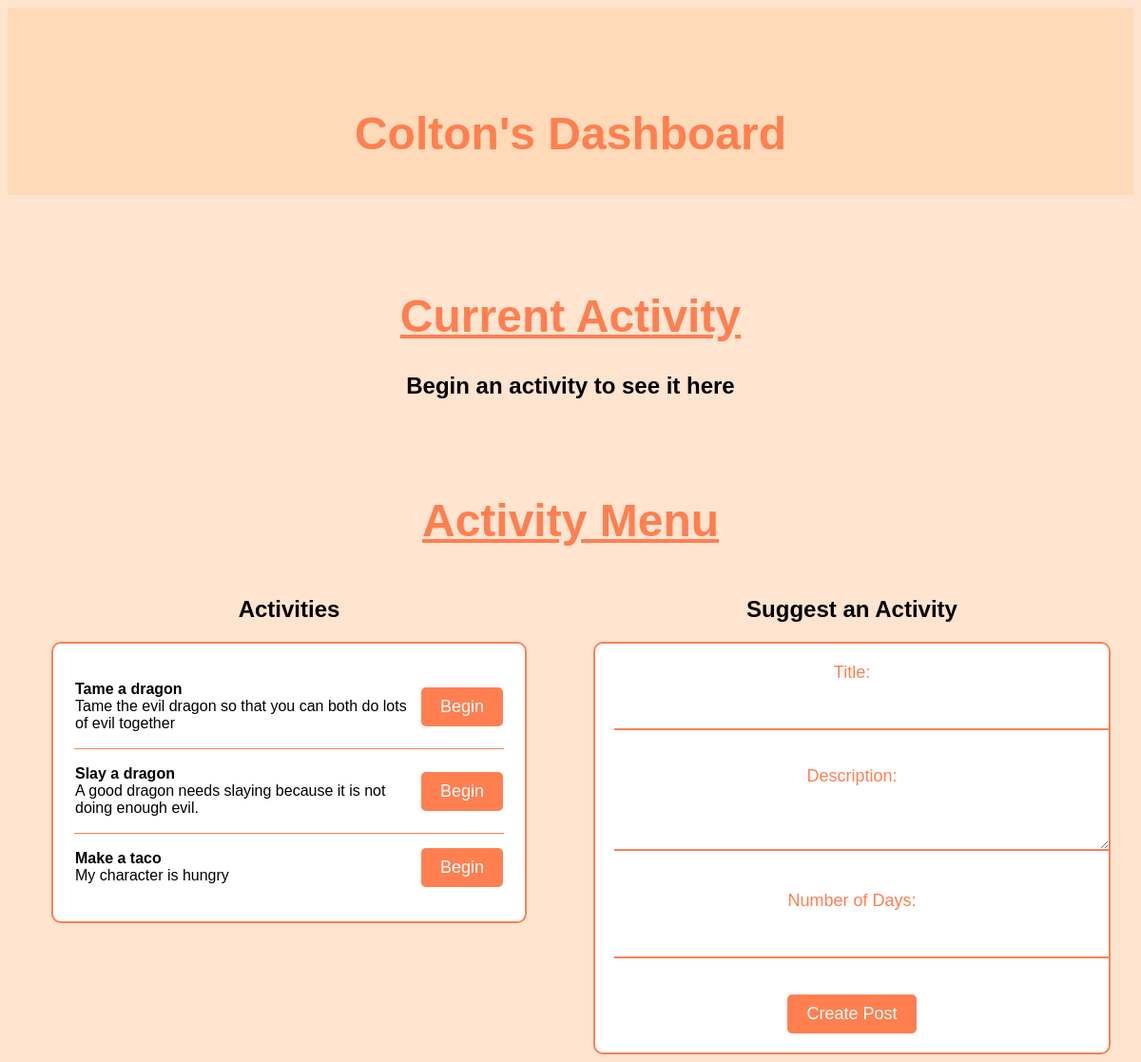
/downtimeTracker/dashboard/Colton, run on the app's committed database.
### DowntimeTracker/models.py (models this page shows, shortened)
class Activity(models.Model):
    title = models.CharField(max_length=30, help_text='Name of this type of Activity')
    description = models.CharField(max_length=150, help_text="The description of the Activity")
    player = models.CharField(max_length=30, help_text="Name of player currently working", default="")
    date_started = models.DateField(null=True, blank=True)
    days = models.IntegerField(default=7) #TODO: Figure out params
    days_completed = models.IntegerField(default=0) #TODO: Figure out params
    hidden = models.BooleanField(default=False, help_text="Can all players see this activity?")
    class Meta: ordering = ['-title']

### DowntimeTracker/views.py (the view)
# urls.py: path('dashboard/<name>', views.dashboard, name='dashboard'),
def dashboard(request, name):
    current_activitys = Activity.objects.filter(player=name)
    all_activities = Activity.objects.filter(hidden=False)
    status = [a.player == name for a in all_activities]
    if request.method == "POST":
        title = request.POST.get("title")
        description = request.POST.get("description")
        days = request.POST.get("days")
        new_activity = Activity(title=title, description=description, days=days, player="", days_completed=0, hidden=True, date_started=None)
        new_activity.save()
    if len(current_activitys) > 0:
        current_activity = current_activitys[0]
        days_completed = (datetime.date.today() - current_activity.date_started).days + current_activity.days_completed
        percentage = int(round(days_completed / current_activity.days, 2) * 100)
    else:
        current_activity = None
        percentage = 0
        days_completed = 0
    return render(request, "dashboard.html",
                   {"name": name,
                    "currentActivity": current_activity,
                    "daysCompleted": days_completed,
                    "percentage":  percentage,
                    "allActivities":zip(all_activities,status)})

### DowntimeTracker/templates/dashboard.html (shortened to what this page needs)
{% load static %}
<!DOCTYPE html>
<html lang="en">
	<head>
        <link rel="stylesheet" href="{% static 'style.css' %}">
    </head>
	<body>
        <div class="header">
            <h1><strong>{{ name }}'s Dashboard</strong></h1>
        </div>
        <div>
            <h1><u>Current Activity</u></h1>
            {% if currentActivity %}
                <h2>{{ currentActivity.title }}</h2>
                <h3>{{ daysCompleted }} / {{ currentActivity.days }} Day's Completed</h3>
                <div class="progress">
                    <div class="progress-bar" data-percentage="{{percentage}}" id="my-progress-bar">
                    </div>
                </div>
            {% else %}
                <h2>Begin an activity to see it here</h2>
            {% endif %}
        </div>
        <h1><u>Activity Menu</u></h1>
        <div class="main-row">
            <div class="column">
                <h2>Activities</h2>
                <table style="width: 100%;" class="activity-list">
                    {% for activity, status in allActivities %}
                    {% block activity %}
                    <form action="/downtimeTracker/begin_activity" method="post">
                        <td class="row">
                            <p style="display: inline-block; text-align: left;" class="column"><strong>{{ activity.title }}</strong><br>{{ activity.description }}</p>
                            <input type="submit" value="Begin" class="align-right; column; button" {{ status|yesno:'disabled,,'}}>
                        </td>
                    </form>
                    {% endblock %}
                    {% endfor %}
                </table>
            </div>
            <div class="column">
                <h2>Suggest an Activity</h2>
                {% block content %}
                    <form method="POST">
                        <label for="title">Title:</label>
                        <input type="text" id="title" name="title" required><br><br>
                        <label for="description">Description:</label>
                        <textarea id="description" name="description" required></textarea><br><br>
                        <label for="days">Number of Days:</label>
                        <input type="number" id="days" name="days" min="1" max="365" required><br><br>
                        <input class='button' type="submit" value="Create Post">
                    </form>
                {% endblock %}
            </div>
        </div>
	</body>
</html>

### DowntimeTracker/static/style.css (style rules this page uses)
.header { color: black; width: 100%; position: fixed; background: peachpuff; padding: 5px 0; top: 0; left: 0; position: sticky; }
.row { display: flex; align-items: center; }
.row:not(:last-child) { border-bottom: coral 1px solid; }
.main-row { display: flex; align-items: top; }
.column { flex: 50%; }
body { font-family: Arial, sans-serif; background-color: #f2f2f2; text-align: center; }
h1 { margin-top: 100px; font-size: 48px; color: #333; }
.button { background-color: coral; color: white; padding: 10px 20px; font-size: 18px; border: none; border-radius: 5px; cursor: pointer; }
body { background-color: #FFE4D0; }
h1 { color: coral; text-align: center; }
form { margin: 0 auto; max-width: 500px; padding: 20px; border: 2px solid coral; border-radius: 10px; background-color: white; }
.activity-list { margin: 0 auto; max-width: 500px; padding: 20px; border: 2px solid coral; border-radius: 10px; background-color: white; }
label { display: block; margin-bottom: 10px; color: coral; font-size: 18px; }
input[type="text"], textarea, input[type="number"] { width: 100%; padding: 10px; font-size: 16px; border: none; border-bottom: 2px solid coral; margin-bottom: 20px; }
input[type="submit"] { background-color: coral; color: white; padding: 10px 20px; font-size: 18px; border: none; border-radius: 5px; cursor: pointer; }

### data on the page
Activity: title "Tame a dragon", description "Tame the evil dragon so that you can both do lots of evil together"
Activity: title "Slay a dragon", description "A good dragon needs slaying because it is not doing enough evil."
Activity: title "Make a taco", description "My character is hungry"

### other printed values
{{ name }} "Colton"
